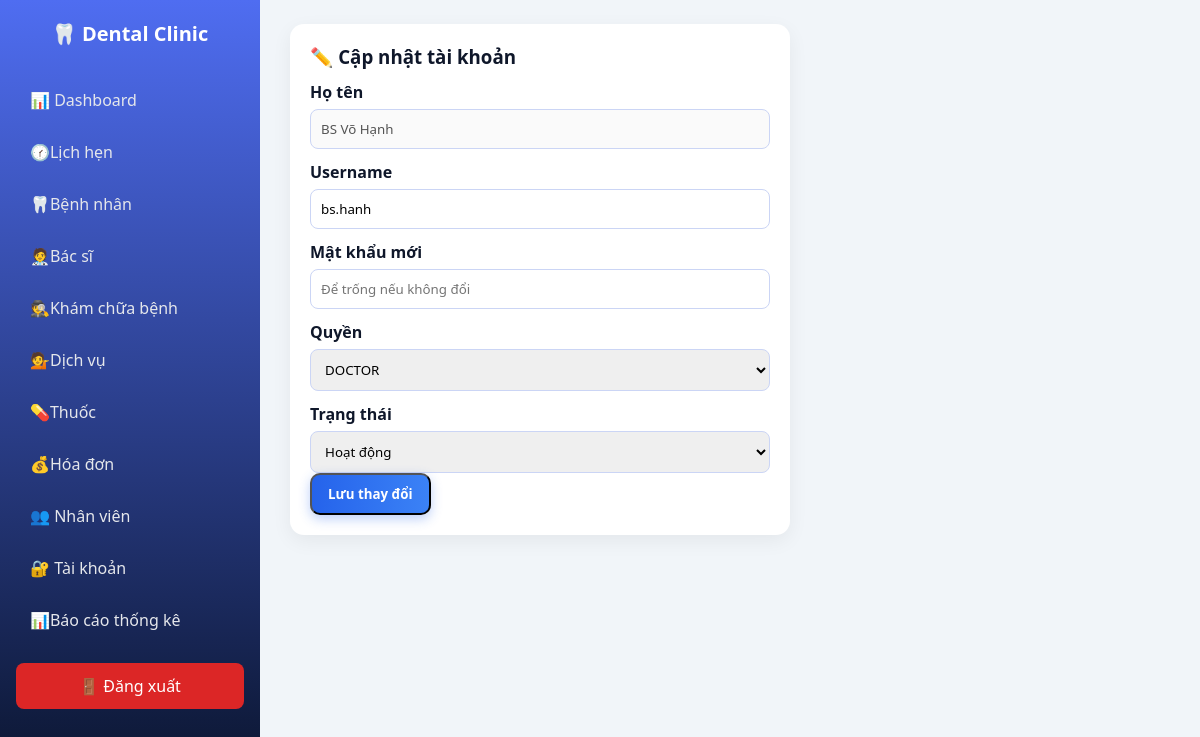
/dental_management/dashboard/dashboard.php?page=account_edit&id=13 (signed in), run on the app's committed database.
### tables this page shows
CREATE TABLE `users` (
  `user_id` int(11) NOT NULL,
  `username` varchar(50) NOT NULL,
  `password` varchar(255) NOT NULL,
  `full_name` varchar(100) DEFAULT NULL,
  `role` enum('ADMIN','DOCTOR','RECEPTIONIST') NOT NULL,
  `status` tinyint(4) DEFAULT 1,
  `created_at` timestamp NOT NULL DEFAULT current_timestamp(),
  `staff_id` int(11) DEFAULT NULL,
  `doctor_id` int(11) DEFAULT NULL
);

### dental_management/dashboard/pages/account_edit.php (the view, shortened to what this page needs)
<?php
require_once __DIR__ . "/../../api/db.php";
$id = (int)($_GET['id'] ?? 0);
$stmt = $pdo->prepare("
    SELECT * FROM users WHERE user_id=?
");
$stmt->execute([$id]);
$u = $stmt->fetch(PDO::FETCH_ASSOC);
?>
<div class="form-box">
<h3>✏️ Cập nhật tài khoản</h3>
<form method="post">
    <label>Họ tên</label>
    <input value="<?= htmlspecialchars($u['full_name']) ?>" disabled>
    <label>Username</label>
    <input name="username" value="<?= $u['username'] ?>" required>
    <label>Mật khẩu mới</label>
    <input type="password" name="password"
           placeholder="Để trống nếu không đổi">
    <label>Quyền</label>
    <select name="role">
        <option <?= $u['role']=='DOCTOR'?'selected':'' ?>>DOCTOR</option>
    </select>
    <label>Trạng thái</label>
    <select name="status">
        <option value="1" <?= $u['status']==1?'selected':'' ?>>Hoạt động</option>
    </select>
    <button class="btn-add">Lưu thay đổi</button>
</form>
</div>

### dental_management/dashboard/dashboard.css (style rules this page uses)
* { margin: 0; padding: 0; box-sizing: border-box; font-family: "Segoe UI", Tahoma, sans-serif; }
body { background: #f1f5f9; color: #0f172a; }
body { display: flex; min-height: 100vh; }
.btn-add { background: linear-gradient(90deg, #2563eb, #3b82f6); color: #fff; padding: 10px 16px; border-radius: 10px; text-decoration: none; font-weight: 600; box-shadow: 0 4px 12px rgba(37,99,235,0.3); }
.form-box { max-width: 500px; background: #fff; padding: 20px; border-radius: 14px; box-shadow: 0 6px 20px rgba(0,0,0,.06); }
.form-box label { display: block; margin-top: 12px; font-weight: 600; }
.form-box input, .form-box select { width: 100%; padding: 10px; margin-top: 6px; border-radius: 8px; border: 1px solid #cbd5f5; }

### data on the page
users: full_name "BS Võ Hạnh", username "bs.hanh", role "DOCTOR", status "Hoạt động"
